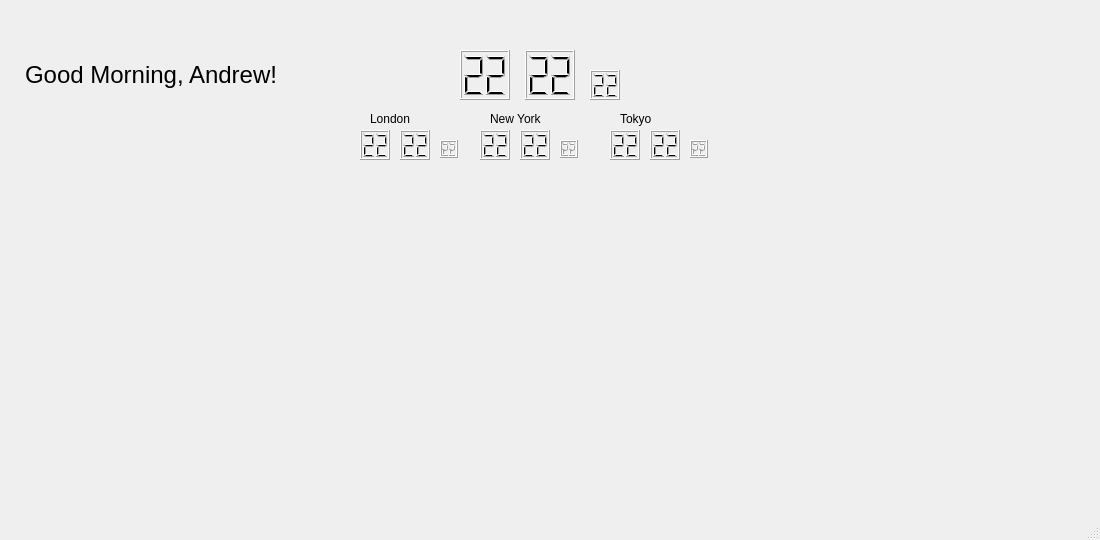
<?xml version="1.0" encoding="UTF-8"?>
<ui version="4.0">
 <class>MainWindow</class>
 <widget class="QMainWindow" name="MainWindow">
  <property name="geometry">
   <rect>
    <x>0</x>
    <y>0</y>
    <width>1100</width>
    <height>540</height>
   </rect>
  </property>
  <property name="windowTitle">
   <string>MainWindow</string>
  </property>
  <widget class="QWidget" name="centralwidget">
   <widget class="QLCDNumber" name="currentHours_LCDNumber">
    <property name="geometry">
     <rect>
      <x>460</x>
      <y>50</y>
      <width>50</width>
      <height>50</height>
     </rect>
    </property>
    <property name="digitCount">
     <number>2</number>
    </property>
    <property name="value" stdset="0">
     <double>22.000000000000000</double>
    </property>
   </widget>
   <widget class="QLCDNumber" name="currentSeconds_LCDNumber">
    <property name="geometry">
     <rect>
      <x>590</x>
      <y>70</y>
      <width>30</width>
      <height>30</height>
     </rect>
    </property>
    <property name="digitCount">
     <number>2</number>
    </property>
    <property name="value" stdset="0">
     <double>22.000000000000000</double>
    </property>
   </widget>
   <widget class="QLCDNumber" name="currentMinutes_LCDNumber">
    <property name="geometry">
     <rect>
      <x>525</x>
      <y>50</y>
      <width>50</width>
      <height>50</height>
     </rect>
    </property>
    <property name="digitCount">
     <number>2</number>
    </property>
    <property name="value" stdset="0">
     <double>22.000000000000000</double>
    </property>
   </widget>
   <widget class="QLabel" name="label">
    <property name="geometry">
     <rect>
      <x>25</x>
      <y>25</y>
      <width>350</width>
      <height>100</height>
     </rect>
    </property>
    <property name="font">
     <font>
      <pointsize>18</pointsize>
     </font>
    </property>
    <property name="text">
     <string>Good Morning, Andrew!</string>
    </property>
   </widget>
   <widget class="QLCDNumber" name="nyHours_LCDNumber_2">
    <property name="geometry">
     <rect>
      <x>480</x>
      <y>130</y>
      <width>30</width>
      <height>30</height>
     </rect>
    </property>
    <property name="digitCount">
     <number>2</number>
    </property>
    <property name="value" stdset="0">
     <double>22.000000000000000</double>
    </property>
   </widget>
   <widget class="QLCDNumber" name="nyMinutes_LCDNumber_2">
    <property name="geometry">
     <rect>
      <x>520</x>
      <y>130</y>
      <width>30</width>
      <height>30</height>
     </rect>
    </property>
    <property name="digitCount">
     <number>2</number>
    </property>
    <property name="value" stdset="0">
     <double>22.000000000000000</double>
    </property>
   </widget>
   <widget class="QLCDNumber" name="nySeconds_LCDNumber_2">
    <property name="geometry">
     <rect>
      <x>560</x>
      <y>140</y>
      <width>18</width>
      <height>18</height>
     </rect>
    </property>
    <property name="digitCount">
     <number>2</number>
    </property>
    <property name="value" stdset="0">
     <double>22.000000000000000</double>
    </property>
   </widget>
   <widget class="QLCDNumber" name="tokyoHours_LCDNumber_3">
    <property name="geometry">
     <rect>
      <x>610</x>
      <y>130</y>
      <width>30</width>
      <height>30</height>
     </rect>
    </property>
    <property name="digitCount">
     <number>2</number>
    </property>
    <property name="value" stdset="0">
     <double>22.000000000000000</double>
    </property>
   </widget>
   <widget class="QLCDNumber" name="tokyoSeconds_LCDNumber_3">
    <property name="geometry">
     <rect>
      <x>690</x>
      <y>140</y>
      <width>18</width>
      <height>18</height>
     </rect>
    </property>
    <property name="digitCount">
     <number>2</number>
    </property>
    <property name="value" stdset="0">
     <double>22.000000000000000</double>
    </property>
   </widget>
   <widget class="QLCDNumber" name="tokyoMinutes_LCDNumber_3">
    <property name="geometry">
     <rect>
      <x>650</x>
      <y>130</y>
      <width>30</width>
      <height>30</height>
     </rect>
    </property>
    <property name="digitCount">
     <number>2</number>
    </property>
    <property name="value" stdset="0">
     <double>22.000000000000000</double>
    </property>
   </widget>
   <widget class="QLCDNumber" name="londonHours_LCDNumber_4">
    <property name="geometry">
     <rect>
      <x>360</x>
      <y>130</y>
      <width>30</width>
      <height>30</height>
     </rect>
    </property>
    <property name="digitCount">
     <number>2</number>
    </property>
    <property name="value" stdset="0">
     <double>22.000000000000000</double>
    </property>
   </widget>
   <widget class="QLCDNumber" name="londonSeconds_LCDNumber_4">
    <property name="geometry">
     <rect>
      <x>440</x>
      <y>140</y>
      <width>18</width>
      <height>18</height>
     </rect>
    </property>
    <property name="digitCount">
     <number>2</number>
    </property>
    <property name="value" stdset="0">
     <double>22.000000000000000</double>
    </property>
   </widget>
   <widget class="QLCDNumber" name="londonMinutes_LCDNumber_4">
    <property name="geometry">
     <rect>
      <x>400</x>
      <y>130</y>
      <width>30</width>
      <height>30</height>
     </rect>
    </property>
    <property name="digitCount">
     <number>2</number>
    </property>
    <property name="value" stdset="0">
     <double>22.000000000000000</double>
    </property>
   </widget>
   <widget class="QLabel" name="label_2">
    <property name="geometry">
     <rect>
      <x>370</x>
      <y>110</y>
      <width>71</width>
      <height>17</height>
     </rect>
    </property>
    <property name="text">
     <string>London</string>
    </property>
   </widget>
   <widget class="QLabel" name="label_3">
    <property name="geometry">
     <rect>
      <x>490</x>
      <y>110</y>
      <width>71</width>
      <height>17</height>
     </rect>
    </property>
    <property name="text">
     <string>New York</string>
    </property>
   </widget>
   <widget class="QLabel" name="label_4">
    <property name="geometry">
     <rect>
      <x>620</x>
      <y>110</y>
      <width>71</width>
      <height>17</height>
     </rect>
    </property>
    <property name="text">
     <string>Tokyo</string>
    </property>
   </widget>
  </widget>
  <widget class="QMenuBar" name="menubar">
   <property name="geometry">
    <rect>
     <x>0</x>
     <y>0</y>
     <width>1100</width>
     <height>25</height>
    </rect>
   </property>
  </widget>
  <widget class="QStatusBar" name="statusbar"/>
 </widget>
 <resources/>
 <connections/>
</ui>
